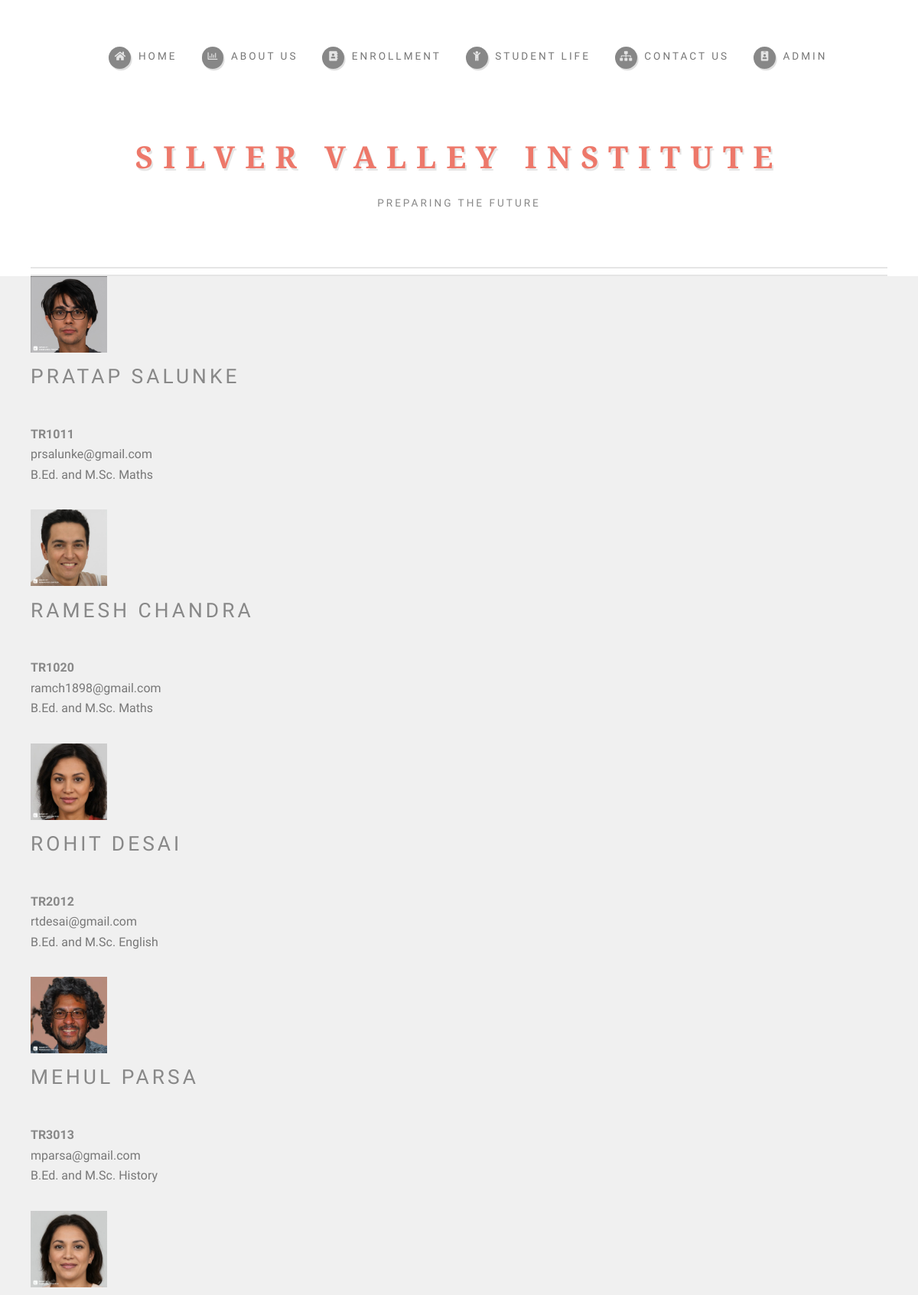
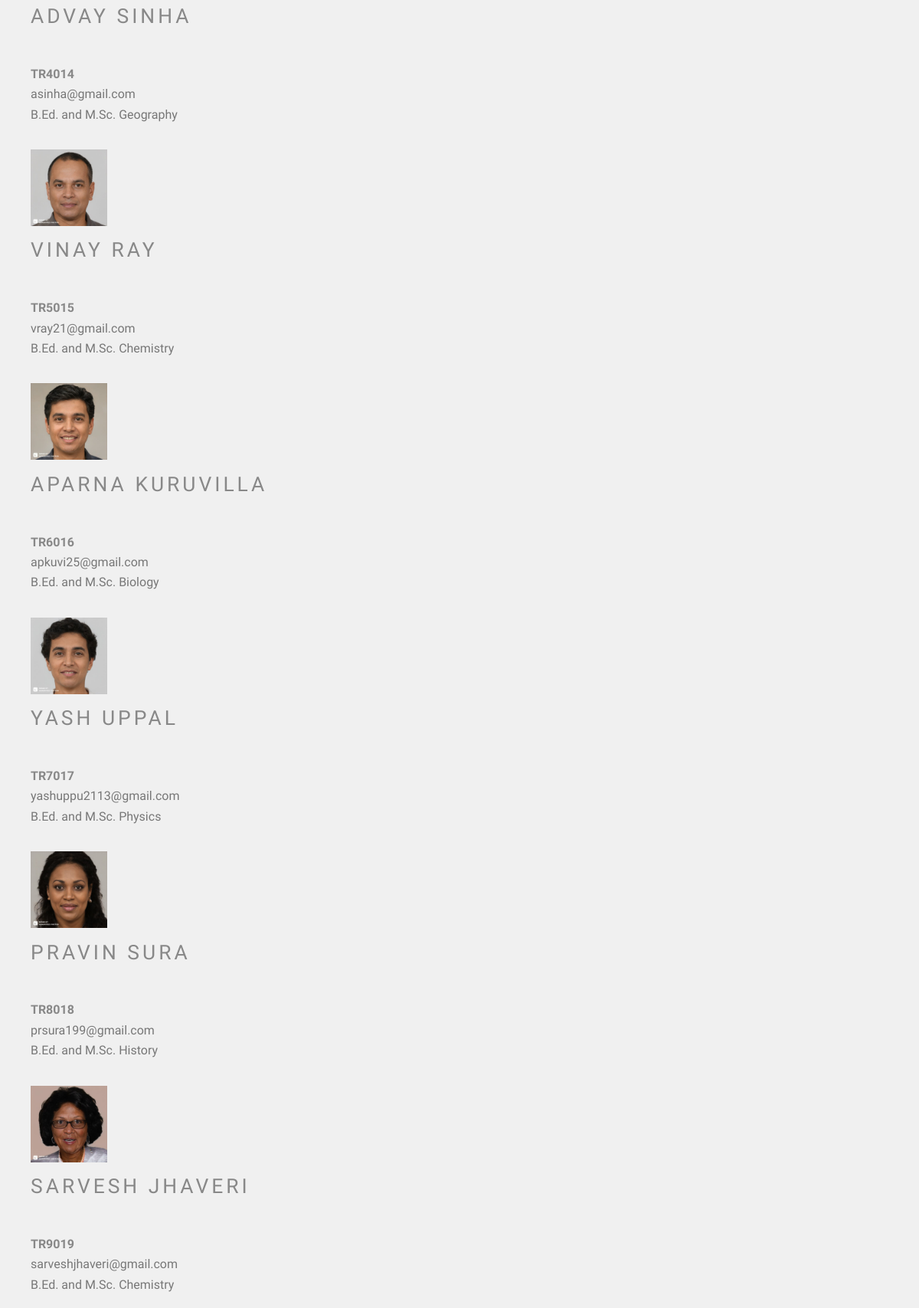
Page /staff.php (upper part) on the committed database (2 pictures, top to bottom).
### tables this page shows
CREATE TABLE `staff` (
  `Id` varchar(10) NOT NULL,
  `Name` varchar(50) DEFAULT NULL,
  `email` varchar(30) DEFAULT NULL,
  `Qualification` varchar(100) DEFAULT NULL,
  `image` varchar(500) NOT NULL
);

### staff.php (the view, shortened to what this page needs)
<!DOCTYPE HTML>
<html>
	<head>
		<link rel="stylesheet" href="assets/css/main.css" />
	</head>
	<body class="no-sidebar is-preload">
		<div id="page-wrapper">
			<section id="header">
					<div class="container">
							<h1 id="logo">Silver Valley Institute</h1>
							<p>Preparing the future</p>
							<nav id="nav">
								<ul>
									<li><a class="icon solid fa-home" href="index.php"><span>Home</span></a></li>
									<li>
										<a href="#" class="icon fa-chart-bar"><span>About us</span></a>
									</li>
									<li><a class="icon solid fa-address-book" href="enrollment.html"><span>Enrollment</span></a></li>
									<li><a class="icon solid fa-child" href="right-sidebar.html"><span>Student Life</span></a></li>
									<li><a class="icon solid fa-sitemap" href="#footer"><span>Contact us</span></a></li>
									<li><a class="icon solid fa-id-badge" href="login.php"><span>Admin</span></a></li>
								</ul>
							</nav>
					</div>
				</section>
				<div class="container ">
                    <div class="row mt-4">
                        <div class="col-md-4">
                            <?php
                            include('config.php');
                            $query = "SELECT * FROM staff";
                            $query_run= mysqli_query($conn,$query);
                            $check_faculty = mysqli_num_rows($query_run)>0;
                            if($check_faculty){
                                while($row = mysqli_fetch_array($query_run)){
                                    ?>
                                 <div class="card">
                                    <div class="card-body">
                                    <img src="<?php echo $row['image'];?>" height="100" width="100"alt="Faculty images">
                                    <h2 class="card-title"><?php echo $row['Name']; ?></h2>
                                    <h4 class="card-title"><?php echo $row['Id']; ?></h4>
                                    <p class="card-text">
                                    <?php echo $row['email']; ?><br>
                                    <?php echo $row['Qualification']; ?>
                                    </p>
                                </div>
                            </div>
                                    <?php
                                }
                            }
                            ?>
                        </div>
                    </div>
                </div>
		</div>
	</body>
</html>

### rows in the picture
staff: image (picture), Name "PRATAP SALUNKE", Id "TR1011", email "prsalunke@gmail.com", Qualification "B.Ed. and M.Sc. Maths"
staff: image (picture), Name "RAMESH CHANDRA", Id "TR1020", email "ramch1898@gmail.com", Qualification "B.Ed. and M.Sc. Maths"
staff: image (picture), Name "ROHIT DESAI", Id "TR2012", email "rtdesai@gmail.com", Qualification "B.Ed. and M.Sc. English"
staff: image (picture), Name "MEHUL PARSA", Id "TR3013", email "mparsa@gmail.com", Qualification "B.Ed. and M.Sc. History"
staff: image (picture), Name "ADVAY SINHA", Id "TR4014", email "asinha@gmail.com", Qualification "B.Ed. and M.Sc. Geography"
staff: image (picture), Name "VINAY RAY", Id "TR5015", email "vray21@gmail.com", Qualification "B.Ed. and M.Sc. Chemistry"
staff: image (picture), Name "APARNA KURUVILLA", Id "TR6016", email "apkuvi25@gmail.com", Qualification "B.Ed. and M.Sc. Biology"
staff: image (picture), Name "YASH UPPAL", Id "TR7017", email "yashuppu2113@gmail.com", Qualification "B.Ed. and M.Sc. Physics"
staff: image (picture), Name "PRAVIN SURA", Id "TR8018", email "prsura199@gmail.com", Qualification "B.Ed. and M.Sc. History"
staff: image (picture), Name "SARVESH JHAVERI", Id "TR9019", email "sarveshjhaveri@gmail.com", Qualification "B.Ed. and M.Sc. Chemistry"
